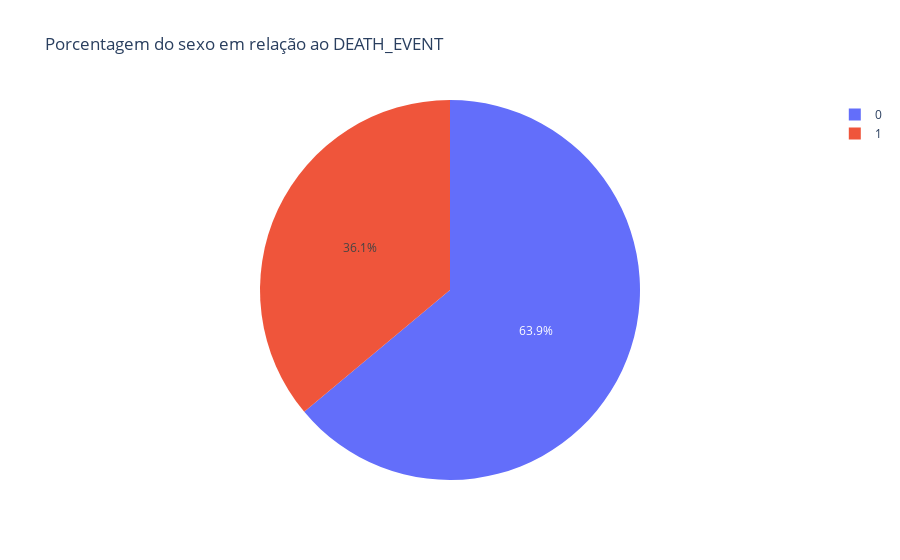

Source (notebook cell):
### Code cell
px.pie(dados, values='sex',names='diabetes', title='Porcentagem do sexo em relação ao DEATH_EVENT')

### Figure 1 — Plotly figure (JSON) as saved in the notebook; plotly's stock layout.template omitted (floating-point values rounded to 4 significant figures; data arrays with more than 128 entries replaced by an {"elided": "..."} marker saying what was removed)
{"data": [{"domain": {"x": [0, 1], "y": [0, 1]}, "hovertemplate": "diabetes=%{label}<br>sex=%{value}<extra></extra>", "labels": {"elided": "299 int values"}, "legendgroup": "", "name": "", "showlegend": true, "type": "pie", "values": {"elided": "299 int values"}}], "layout": {"legend": {"tracegroupgap": 0}, "title": {"text": "Porcentagem do sexo em relação ao DEATH_EVENT"}}}
